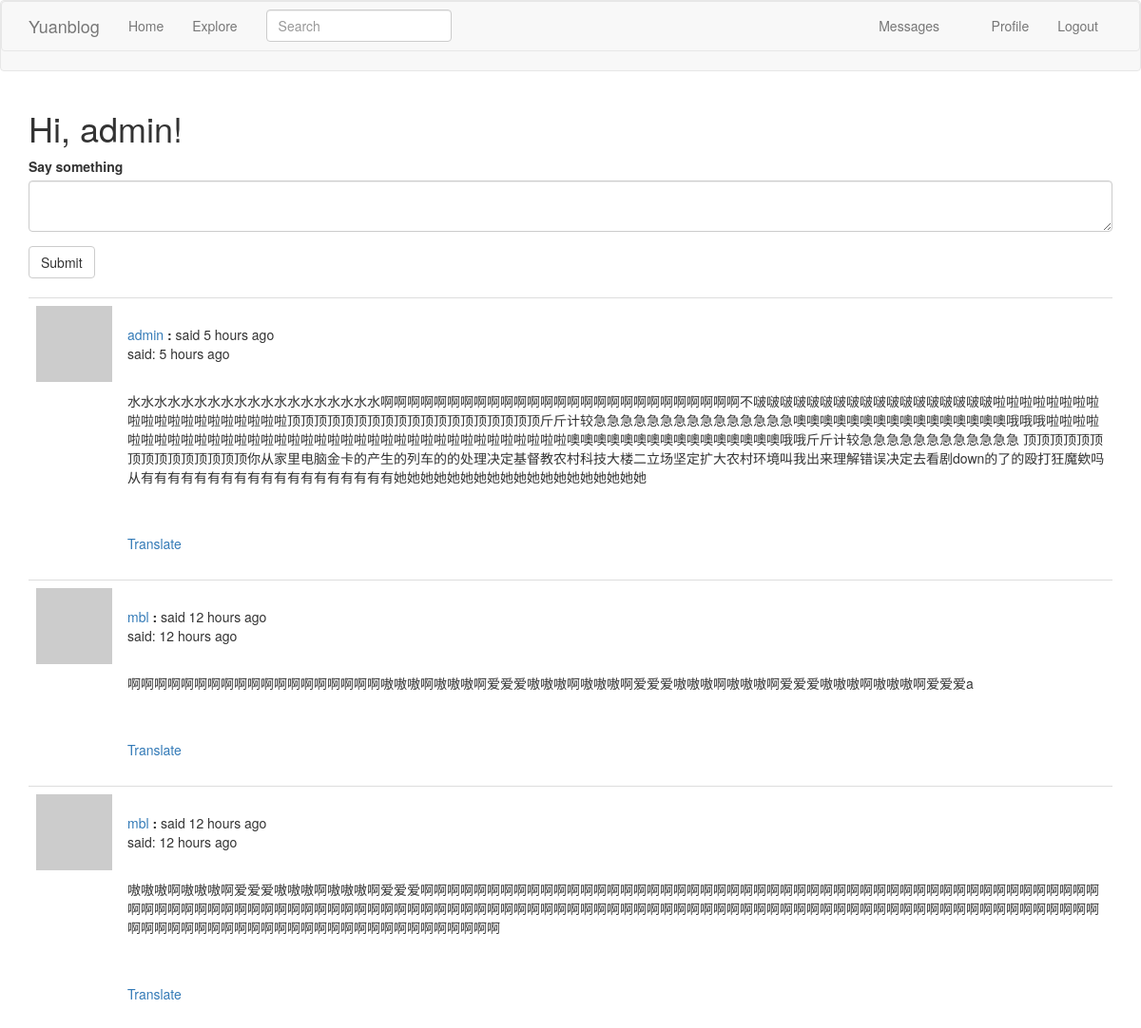
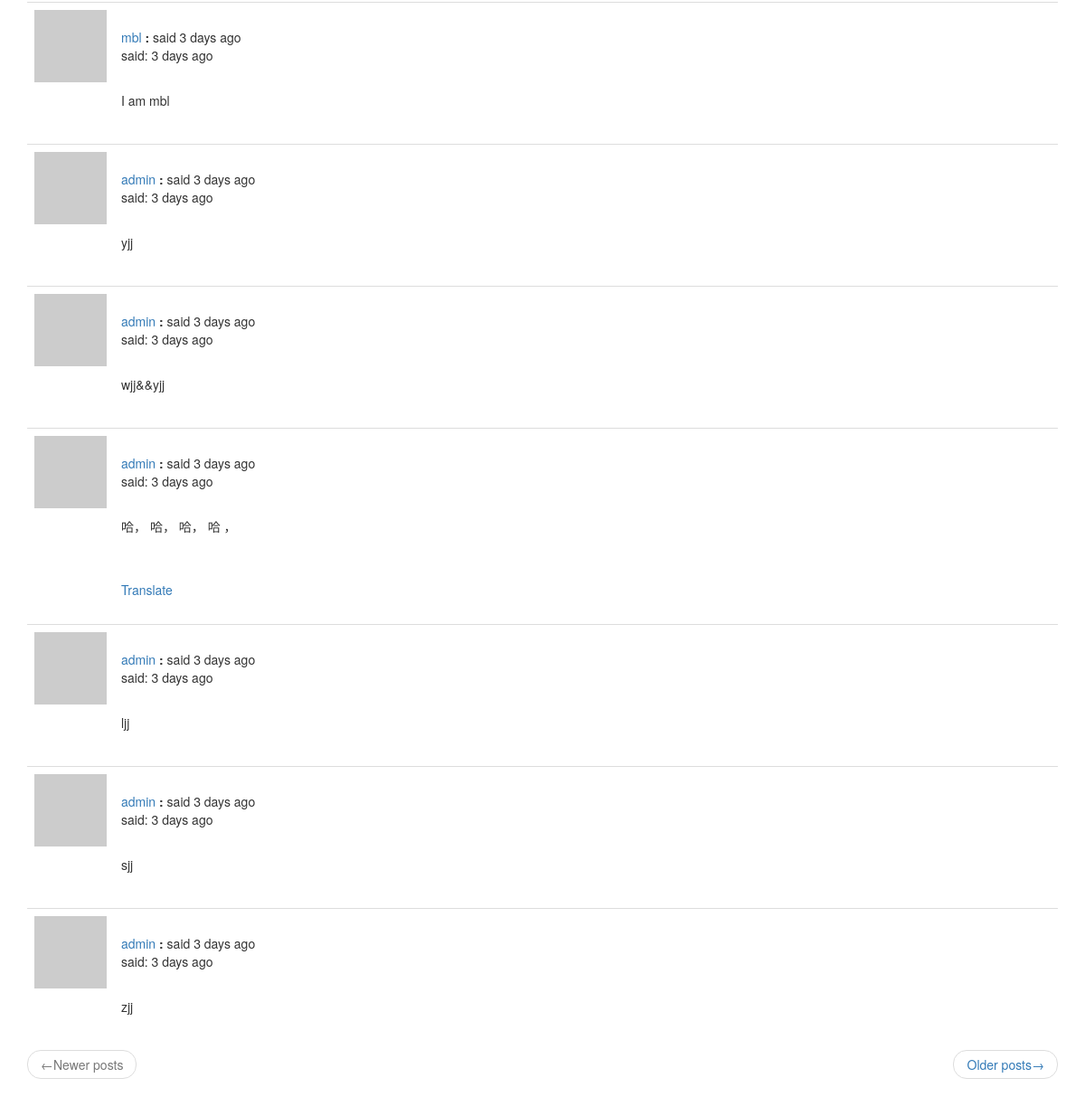
The page /index (signed in) on the database its author committed (2 pictures, top to bottom).
### app/models.py (models this page shows, shortened)
class PaginatedAPIMixin(object):
    @staticmethod
    def to_collection_dict(query, page, per_page, endpoint, **kwargs):
        resources = query.paginate(page, per_page, False)
        data = {
            'items': [item.to_dict() for item in resources.items],
            '_meta': {
                'page': page,
                'per_page': per_page,
                'total_pages': resources.pages,
                'total_items': resources.total
            },
            '_links': {
                'self': url_for(endpoint, page=page, per_page=per_page),
                'next': url_for(endpoint, page=page+1, per_page=per_page, **kwargs) if resources.has_next else None,
                'prev': url_for(endpoint, page=page - 1, per_page=per_page, **kwargs) if resources.has_prev else None
            }
        }
        return data

class User(PaginatedAPIMixin, UserMixin, db.Model):
    id = db.Column(db.Integer, primary_key=True)
    username = db.Column(db.String(64), index=True, unique=True)
    email = db.Column(db.String(128), index=True, unique=True)
    password_hash = db.Column(db.String(128))
    posts = db.relationship('Post', backref='author', lazy='dynamic')
    about_me = db.Column(db.String(140))
    last_date = db.Column(db.DateTime, default=datetime.utcnow)
    followed = db.relationship(
        'User', secondary=followers,
        primaryjoin=(followers.c.follower_id == id),
        secondaryjoin=(followers.c.followed_id == id),
        backref=db.backref('followers', lazy='dynamic'), lazy='dynamic')
    messages_sent = db.relationship('Message', foreign_keys='Message.sender_id',
                                    backref='author', lazy='dynamic')
    messages_received = db.relationship('Message', foreign_keys='Message.recipient_id',
                                        backref='recipient', lazy='dynamic')
    last_message_read_time = db.Column(db.DateTime)
    notifications = db.relationship('Notification', backref='user', lazy='dynamic')
    def new_messages(self):
        last_read_time = self.last_message_read_time or datetime(1900, 1, 1)
        return Message.query.filter_by(recipient=self).filter(Message.timestamp > last_read_time).count()
    def avatar(self, size):
        digest = hashlib.md5(self.email.lower().encode('utf-8')).hexdigest()
        return 'https://www.gravatar.com/avatar/{}?d=identicon&s={}'.format(digest, size)
    def followed_posts(self):
        followed = Post.query.join(
            followers, (followers.c.followed_id == Post.user_id)).filter(
            followers.c.follower_id == self.id)
        own = Post.query.filter_by(user_id=self.id)
        return followed.union(own).order_by(Post.timestamp.desc())

class SearchableMixin(object):
    @classmethod
    def before_commit(cls, session):
        session._changes = {
            'add': list(session.new),
            'update': list(session.dirty),
            'delete': list(session.deleted)
        }
    @classmethod
    def after_commit(cls, session):
        for obj in session._changes['add']:
            if isinstance(obj, SearchableMixin):
                add_to_index(obj.__tablename__, obj)
        for obj in session._changes['update']:
            if isinstance(obj, SearchableMixin):
                add_to_index(obj.__tablename__, obj)
        for obj in session._changes['delete']:
            if isinstance(obj, SearchableMixin):
                remove_from_index(obj.__tablename__, obj)
        session._changes = None

class Post(SearchableMixin, db.Model):
    __searchable__ = ['body']
    id = db.Column(db.Integer, primary_key=True)
    body = db.Column(db.String(140))
    timestamp = db.Column(db.DateTime, index=True, default=datetime.utcnow)
    user_id = db.Column(db.Integer, db.ForeignKey('user.id'))
    language = db.Column(db.String(5))

### app/main/routes.py (the view, shortened to what this page needs)
@bp.route('/', methods=['GET', 'POST'])
@bp.route('/index', methods=['GET', 'POST'])
@login_required
def index():
    form = PostForm()
    page = request.args.get('page', 1, type=int)
    posts = current_user.followed_posts().paginate(page, current_app.config['POSTS_PER_PAGE'], False)
    next_url = url_for('main.index', page=posts.next_num) \
        if posts.has_next else None
    prev_url = url_for('main.index', page=posts.prev_num) \
        if posts.has_prev else None
    return render_template('index.html', title='Home', form=form,
                           posts=posts.items, next_url=next_url,
                           prev_url=prev_url)

### app/main/forms.py
class SearchForm(FlaskForm):
    q = StringField(_l('Search'), validators=[DataRequired(), Length(min=0, max=140)])
    def __init__(self, *args, **kwargs):
        if 'formdata' not in kwargs:
            kwargs['formdata'] = request.args
        if 'csrf_enabled' not in kwargs:
            kwargs['csrf_enabled'] = False
        super(SearchForm, self).__init__(*args, **kwargs)

class PostForm(FlaskForm):
    post = TextAreaField(_l('Say something'), validators=[DataRequired(), Length(min=0, max=144)])
    submit = SubmitField(_l('Submit'))

### app/main/routes.py (called while the page is built)
@bp.before_app_request
def before_request():
    if current_user.is_authenticated:
        current_user.last_date = datetime.utcnow()
        db.session.commit()
        g.search_form = SearchForm()
    g.locale = str(get_locale())

### app/models.py (called while the page is built)
@login.user_loader
def load_user(id):
    return User.query.get(int(id))

### app/templates/index.html
{% extends "base.html" %}
{% import 'bootstrap/wtf.html' as wtf %}
{% block app_content %}
    <h1>{{ _('Hi, %(username)s!', username=current_user.username) }}</h1>
    {% if form %}
    {{ wtf.quick_form(form) }}
        <br>
    {% endif %}
    {% for post in posts %}
        {% include '_post.html' %}
    {% endfor %}
    <nav aria-label="...">
        <ul class="pager">
            <li class="previous{% if not prev_url %} disabled{% endif %}">
                <a href="{{ prev_url or '#'}}">
                    <span aria-hidden="true">&larr;</span>{{ _('Newer posts') }}
                </a>
            </li>
            <li class="next{% if not next_url %} disabled{% endif %}">
                <a href="{{ next_url or '#' }}">
                    {{ _('Older posts') }}<span aria-hidden="true">&rarr;</span>
                </a>
            </li>
        </ul>
    </nav>
{% endblock %}

### app/templates/_post.html (shortened to what this page needs)
<table class="table table-hover">
    <tr>
        <td width="70px">
            <a href="{{ url_for('main.user', username=post.author.username) }}">
                <img src="{{ post.author.avatar(70) }}">
            </a>
        </td>
        <td style="word-wrap: break-word">
            <br>
            {{ _('%(username)s said %(when)s', username=user_link, when=moment(post.timestamp).fromNow()) }}
            <p>{{ _('said:') }} {{ moment(post.timestamp).fromNow() }}</p>
            <br>
            <p>{{ post.body }}</p>
            {% if post.language and post.language !=g.locale %}
            <br><br>
                <span id="translation{{ post.id }}">
                    <a href="javascript:translate('#post{{ post.id }}', '#translation{{ post.id }}', '{{ post.language }}', '{{ g.locale }}');">{{ _('Translate') }}</a>
                </span>
            {% endif %}
        </td>
    </tr>
</table>

### rows shown on the page
Post: timestamp "5 hours ago", body "水水水水水水水水水水水水水水水水水水水啊啊啊啊啊啊啊啊啊啊啊啊啊啊啊啊啊啊啊啊啊啊啊啊啊啊啊不啵啵啵啵啵啵啵啵啵啵啵啵啵啵啵啵啵啵啦啦啦啦啦啦啦啦啦啦啦啦啦啦啦啦啦啦啦啦顶顶顶顶顶顶顶顶顶顶顶顶顶顶顶顶顶顶顶斤斤计较急急急急急急急急急急急急急急急噢噢噢噢噢噢噢噢噢噢噢噢噢噢噢噢哦哦哦啦啦啦啦啦啦啦啦啦啦啦啦啦啦啦啦啦啦啦啦啦啦啦啦啦啦啦啦啦啦啦啦啦啦啦啦啦噢噢噢噢噢噢噢噢噢噢噢噢噢噢噢噢哦哦斤斤计较急急急急急急急急急急急急 顶顶顶顶顶顶顶顶顶顶顶顶顶顶顶你从家里电脑金卡的产生的列车的的处理决定基督教农村科技大楼二立场坚定扩大农村环境叫我出来理解错误决定去看剧down的了的殴打狂魔欸吗从有有有有有有有有有有有有有有有有有有有她她她她她她她她她她她她她她她她她她她"
Post: timestamp "12 hours ago", body "啊啊啊啊啊啊啊啊啊啊啊啊啊啊啊啊啊啊啊嗷嗷嗷啊嗷嗷嗷啊爱爱爱嗷嗷嗷啊嗷嗷嗷啊爱爱爱嗷嗷嗷啊嗷嗷嗷啊爱爱爱嗷嗷嗷啊嗷嗷嗷啊爱爱爱a"
Post: timestamp "12 hours ago", body "嗷嗷嗷啊嗷嗷嗷啊爱爱爱嗷嗷嗷啊嗷嗷嗷啊爱爱爱啊啊啊啊啊啊啊啊啊啊啊啊啊啊啊啊啊啊啊啊啊啊啊啊啊啊啊啊啊啊啊啊啊啊啊啊啊啊啊啊啊啊啊啊啊啊啊啊啊啊啊啊啊啊啊啊啊啊啊啊啊啊啊啊啊啊啊啊啊啊啊啊啊啊啊啊啊啊啊啊啊啊啊啊啊啊啊啊啊啊啊啊啊啊啊啊啊啊啊啊啊啊啊啊啊啊啊啊啊啊啊啊啊啊啊啊啊啊啊啊啊啊啊啊啊啊啊啊啊啊啊啊啊啊啊啊啊啊啊啊啊啊啊啊啊啊啊啊啊啊啊啊"
Post: timestamp "3 days ago", body "I am mbl"
Post: timestamp "3 days ago", body "yjj"
Post: timestamp "3 days ago", body "wjj&&yjj"
Post: timestamp "3 days ago", body "哈， 哈， 哈， 哈 ，"
Post: timestamp "3 days ago", body "ljj"
Post: timestamp "3 days ago", body "sjj"
Post: timestamp "3 days ago", body "zjj"
